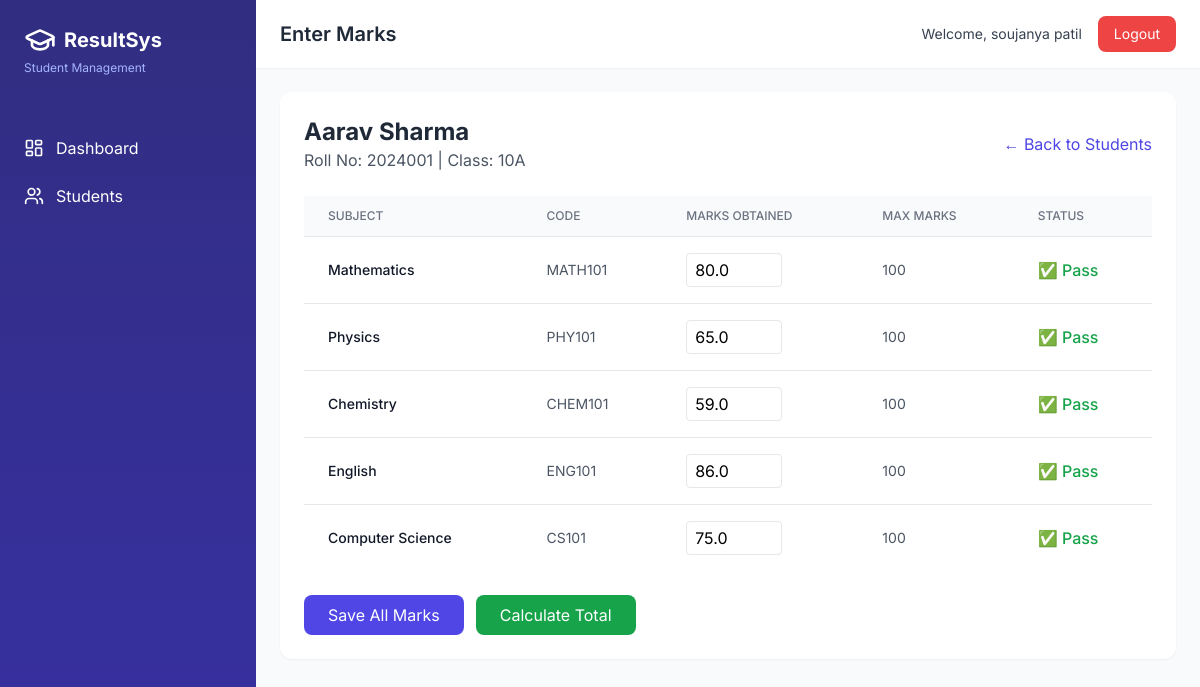
Page /results/1 (signed in) on the committed database.
### models.py (models this page shows, shortened)
class Student(db.Model):
    __tablename__ = 'students'
    id = db.Column(db.Integer, primary_key=True)
    roll_number = db.Column(db.String(20), unique=True, nullable=False)
    name = db.Column(db.String(100), nullable=False)
    class_name = db.Column(db.String(20), nullable=False)
    parent_contact = db.Column(db.String(15))
    email = db.Column(db.String(100))
    admission_year = db.Column(db.Integer)
    created_at = db.Column(db.DateTime, default=datetime.utcnow)
    results = db.relationship('Result', backref='student', lazy=True, cascade='all, delete-orphan')

class Subject(db.Model):
    __tablename__ = 'subjects'
    id = db.Column(db.Integer, primary_key=True)
    name = db.Column(db.String(50), unique=True, nullable=False)
    code = db.Column(db.String(10), unique=True)
    max_marks = db.Column(db.Integer, default=100)
    results = db.relationship('Result', backref='subject', lazy=True)

class Result(db.Model):
    __tablename__ = 'results'
    id = db.Column(db.Integer, primary_key=True)
    student_id = db.Column(db.Integer, db.ForeignKey('students.id'), nullable=False)
    subject_id = db.Column(db.Integer, db.ForeignKey('subjects.id'), nullable=False)
    marks_obtained = db.Column(db.Float, nullable=False)
    total_marks = db.Column(db.Integer, default=100)
    exam_type = db.Column(db.String(20), default='Final Exam')
    created_at = db.Column(db.DateTime, default=datetime.utcnow)
    __table_args__ = (
        db.UniqueConstraint('student_id', 'subject_id', name='unique_student_subject'),
    )

### app.py (the view)
@app.route('/results/<int:student_id>')
@login_required
def view_results(student_id):
    student = Student.query.get_or_404(student_id)
    subjects = Subject.query.all()
    results = {}
    for result in student.results:
        results[result.subject_id] = result
    return render_template('results.html', student=student, subjects=subjects, results=results)

### app.py (called while the page is built)
def login_required(f):
    @wraps(f)
    def decorated_function(*args, **kwargs):
        if 'user_id' not in session:
            flash('Please login first', 'error')
            return redirect(url_for('login'))
        return f(*args, **kwargs)
    return decorated_function

### templates/results.html (shortened to what this page needs)
{% extends "base.html" %}
{% block title %}Enter Marks{% endblock %}
{% block content %}
<div class="bg-white rounded-xl shadow-sm p-6">
    <div class="flex justify-between items-center mb-6">
        <div>
            <h2 class="text-2xl font-bold text-gray-800">{{ student.name }}</h2>
            <p class="text-gray-600">Roll No: {{ student.roll_number }} | Class: {{ student.class_name }}</p>
        </div>
        <a href="{{ url_for('students_list') }}" class="text-indigo-600 hover:text-indigo-800">← Back to Students</a>
    </div>
    <form id="resultsForm">
        <div class="overflow-x-auto">
            <table class="w-full">
                <thead class="bg-gray-50 border-b">
                    <tr>
                        <th class="px-6 py-3 text-left text-xs font-medium text-gray-500 uppercase">Subject</th>
                        <th class="px-6 py-3 text-left text-xs font-medium text-gray-500 uppercase">Code</th>
                        <th class="px-6 py-3 text-left text-xs font-medium text-gray-500 uppercase">Marks Obtained</th>
                        <th class="px-6 py-3 text-left text-xs font-medium text-gray-500 uppercase">Max Marks</th>
                        <th class="px-6 py-3 text-left text-xs font-medium text-gray-500 uppercase">Status</th>
                    </tr>
                </thead>
                <tbody class="divide-y divide-gray-200">
                    {% for subject in subjects %}
                    <tr>
                        <td class="px-6 py-4 text-sm font-medium text-gray-900">{{ subject.name }}</td>
                        <td class="px-6 py-4 text-sm text-gray-600">{{ subject.code }}</td>
                        <td class="px-6 py-4">
                            <input type="number"
                                   id="marks_{{ subject.id }}"
                                   value="{{ results[subject.id].marks_obtained if subject.id in results else '' }}"
                                   class="w-24 px-2 py-1 border rounded focus:outline-none focus:ring-2 focus:ring-indigo-500"
                                   min="0" max="{{ subject.max_marks }}"
                                   step="0.5">
                        </td>
                        <td class="px-6 py-4 text-sm text-gray-600">{{ subject.max_marks }}</td>
                        <td class="px-6 py-4">
                            <span id="status_{{ subject.id }}" class="text-sm"></span>
                        </td>
                    </tr>
                    {% endfor %}
                </tbody>
            </table>
        </div>
        <div class="mt-6 flex space-x-3">
            <button type="submit" class="bg-indigo-600 hover:bg-indigo-700 text-white px-6 py-2 rounded-lg transition-all">
                Save All Marks
            </button>
            <button type="button" onclick="calculateTotal()" class="bg-green-600 hover:bg-green-700 text-white px-6 py-2 rounded-lg transition-all">
                Calculate Total
            </button>
        </div>
    </form>
</div>
{% endblock %}

### templates/base.html (style rules this page uses)
body { font-family: 'Inter', sans-serif; }
.transition-all { transition: all 0.3s ease; }

### rows in the picture
Student: name "Aarav Sharma", roll_number "2024001", class_name "10A"
Subject: name "Mathematics", code "MATH101", max_marks "100"
Result: marks_obtained "80.0"
Subject: name "Physics", code "PHY101", max_marks "100"
Result: marks_obtained "65.0"
Subject: name "Chemistry", code "CHEM101", max_marks "100"
Result: marks_obtained "59.0"
Subject: name "English", code "ENG101", max_marks "100"
Result: marks_obtained "86.0"
Subject: name "Computer Science", code "CS101", max_marks "100"
Result: marks_obtained "75.0"

### other values in the picture
{{ session.get('username', 'User') }} "soujanya patil"
